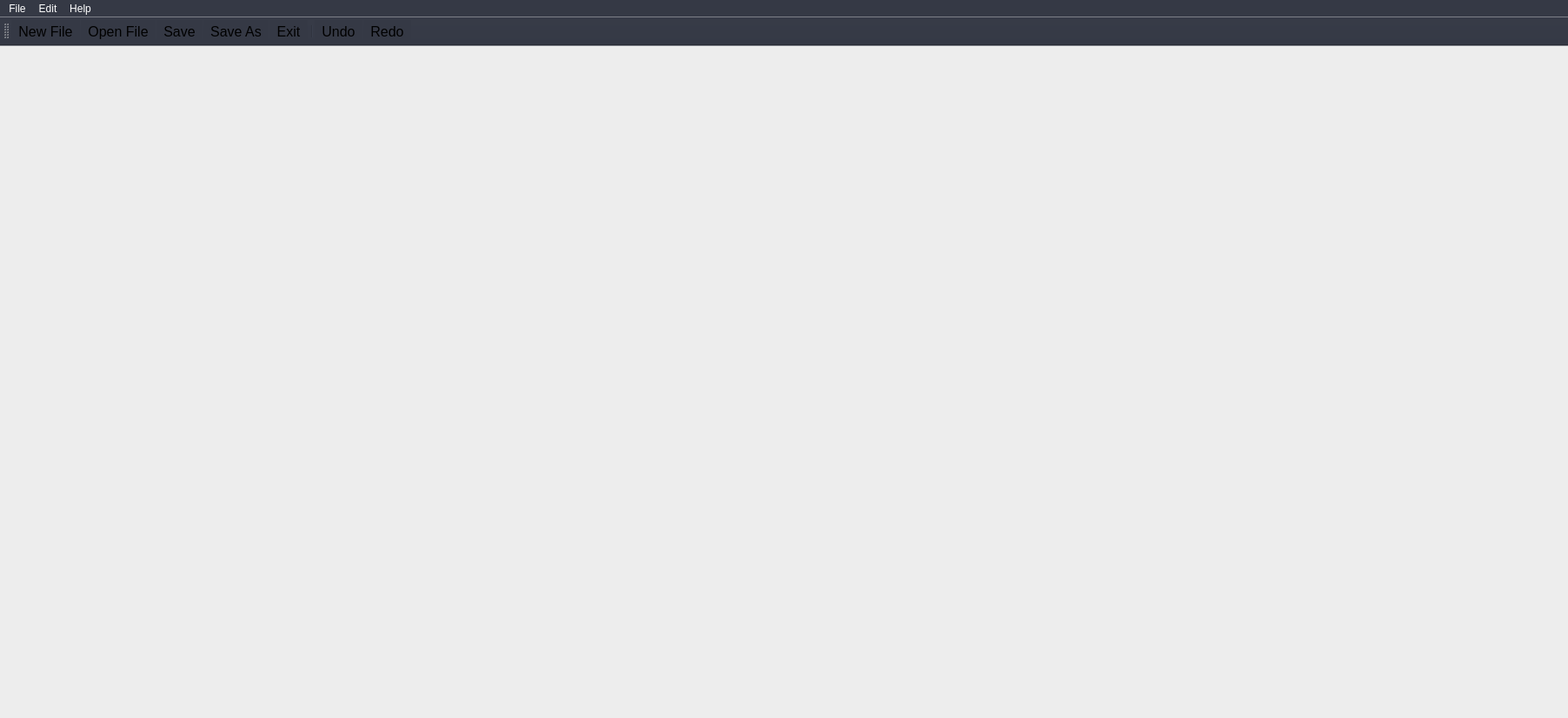
<?xml version="1.0" encoding="UTF-8"?>
<ui version="4.0">
 <class>EditorWindow</class>
 <widget class="QMainWindow" name="EditorWindow">
  <property name="geometry">
   <rect>
    <x>0</x>
    <y>0</y>
    <width>1804</width>
    <height>826</height>
   </rect>
  </property>
  <property name="windowTitle">
   <string>MainWindow</string>
  </property>
  <property name="styleSheet">
   <string notr="true">/*background-color: rgba(233, 233, 233, 135);*/

QMainWindow{
	background-color: rgba(233, 233, 233, 135);
}

QMenuBar {
    background-color: qlineargradient(x1:0, y1:0, x2:0, y2:1,
                                      stop:0 lightgray, stop:1 darkgray);
}

QMenuBar::item {
    background-color: transparent;
    color: rgb(255,255,255);  
}

QMenu::item {
 color: rgb(255,255,255);  
}
/*
QMenuBar::item:selected {    
    background-color: rgb(244,164,96);
}
QMenuBar::item:pressed {
    background: rgb(128,0,0);
}*/

QScrollArea { background: transparent; }

/*Vertical scrollbar*/
QScrollBar:vertical{
	border: none;
	width: 10px;
	height:10px;
	background-color: transparent;
	border-radius: 0px;
}
QScrollBar::handle:vertical{
	background-color: rgb(85, 87, 83);
	width: 14px;
}
QScrollBar::handle:vertical:hover{
	background-color: rgb(85, 87, 83);
}
QScrollBar::handle:vertical:pressed{
	background-color: rgb(136, 138, 133);
}

QScrollBar::up-arrow:vertical,QScrollBar::down-arrow:vertical{
	background: none;
}
QScrollBar::ad-page:vertical,QScrollBar::sub-page:vertical{
	background: none;
}
/*Horizontal scrollbar*/
QScrollBar:horizontal{
	border: none;
	width: 10px;
	height:10px;
	background-color: transparent;
	border-radius: 0px;
}
QScrollBar::handle:horizontal{
	background-color: rgb(85, 87, 83);
	width: 14px;
}
QScrollBar::handle:horizontal:hover{
	background-color: rgb(85, 87, 83);
}
QScrollBar::handle:horizontal:pressed{
	background-color: rgb(136, 138, 133);
}

QScrollBar::up-arrow:horizontal,QScrollBar::down-arrow:horizontal{
	background: none;
}
QScrollBar::ad-page:horizontal,QScrollBar::sub-page:horizontal{
	background: none;
}</string>
  </property>
  <widget class="QWidget" name="centralwidget">
   <layout class="QVBoxLayout" name="verticalLayout">
    <property name="spacing">
     <number>0</number>
    </property>
    <property name="leftMargin">
     <number>0</number>
    </property>
    <property name="topMargin">
     <number>0</number>
    </property>
    <property name="rightMargin">
     <number>0</number>
    </property>
    <property name="bottomMargin">
     <number>0</number>
    </property>
    <item>
     <layout class="QHBoxLayout" name="horizontalLayout_2">
      <property name="spacing">
       <number>10</number>
      </property>
      <property name="sizeConstraint">
       <enum>QLayout::SetDefaultConstraint</enum>
      </property>
      <property name="leftMargin">
       <number>0</number>
      </property>
      <property name="bottomMargin">
       <number>0</number>
      </property>
      <item>
       <layout class="QVBoxLayout" name="verticalLayout_3">
        <property name="spacing">
         <number>0</number>
        </property>
        <property name="leftMargin">
         <number>20</number>
        </property>
        <property name="topMargin">
         <number>20</number>
        </property>
        <property name="rightMargin">
         <number>20</number>
        </property>
        <property name="bottomMargin">
         <number>20</number>
        </property>
        <item>
         <widget class="QScrollArea" name="scrollArea">
          <property name="styleSheet">
           <string notr="true">background-color: transparent;</string>
          </property>
          <property name="widgetResizable">
           <bool>true</bool>
          </property>
          <widget class="QWidget" name="scrollContent">
           <property name="geometry">
            <rect>
             <x>0</x>
             <y>0</y>
             <width>1750</width>
             <height>720</height>
            </rect>
           </property>
           <property name="sizePolicy">
            <sizepolicy hsizetype="Preferred" vsizetype="Preferred">
             <horstretch>0</horstretch>
             <verstretch>0</verstretch>
            </sizepolicy>
           </property>
           <property name="styleSheet">
            <string notr="true"/>
           </property>
           <layout class="QVBoxLayout" name="verticalLayout_2">
            <property name="spacing">
             <number>0</number>
            </property>
            <property name="leftMargin">
             <number>3</number>
            </property>
            <property name="topMargin">
             <number>0</number>
            </property>
            <property name="rightMargin">
             <number>0</number>
            </property>
            <property name="bottomMargin">
             <number>0</number>
            </property>
            <item>
             <widget class="MapGrid" name="MapGridWidget" native="true"/>
            </item>
           </layout>
          </widget>
         </widget>
        </item>
       </layout>
      </item>
      <item>
       <widget class="Tools" name="ToolsWidget" native="true"/>
      </item>
     </layout>
    </item>
   </layout>
  </widget>
  <widget class="QMenuBar" name="menuBar">
   <property name="geometry">
    <rect>
     <x>0</x>
     <y>0</y>
     <width>1804</width>
     <height>22</height>
    </rect>
   </property>
   <property name="sizePolicy">
    <sizepolicy hsizetype="MinimumExpanding" vsizetype="MinimumExpanding">
     <horstretch>0</horstretch>
     <verstretch>0</verstretch>
    </sizepolicy>
   </property>
   <property name="minimumSize">
    <size>
     <width>0</width>
     <height>0</height>
    </size>
   </property>
   <property name="styleSheet">
    <string notr="true">background-color: rgb(53, 57, 69);</string>
   </property>
   <widget class="QMenu" name="menuFile">
    <property name="font">
     <font>
      <pointsize>12</pointsize>
     </font>
    </property>
    <property name="locale">
     <locale language="Spanish" country="Argentina"/>
    </property>
    <property name="title">
     <string>File</string>
    </property>
    <addaction name="actionNew_File"/>
    <addaction name="actionOpen_File"/>
    <addaction name="separator"/>
    <addaction name="actionSave"/>
    <addaction name="actionSave_As"/>
    <addaction name="separator"/>
    <addaction name="actionExit"/>
   </widget>
   <widget class="QMenu" name="menuEdit">
    <property name="font">
     <font>
      <pointsize>12</pointsize>
     </font>
    </property>
    <property name="title">
     <string>Edit</string>
    </property>
    <addaction name="separator"/>
    <addaction name="actionUndo"/>
    <addaction name="actionRedo"/>
   </widget>
   <widget class="QMenu" name="menuHelp">
    <property name="font">
     <font>
      <pointsize>12</pointsize>
     </font>
    </property>
    <property name="title">
     <string>Help</string>
    </property>
    <addaction name="actionAbout"/>
   </widget>
   <addaction name="menuFile"/>
   <addaction name="menuEdit"/>
   <addaction name="menuHelp"/>
  </widget>
  <widget class="QToolBar" name="toolBar">
   <property name="windowTitle">
    <string>toolBar</string>
   </property>
   <property name="autoFillBackground">
    <bool>false</bool>
   </property>
   <property name="styleSheet">
    <string notr="true">background-color: rgb(53, 57, 69);
</string>
   </property>
   <property name="movable">
    <bool>true</bool>
   </property>
   <property name="iconSize">
    <size>
     <width>25</width>
     <height>25</height>
    </size>
   </property>
   <attribute name="toolBarArea">
    <enum>TopToolBarArea</enum>
   </attribute>
   <attribute name="toolBarBreak">
    <bool>false</bool>
   </attribute>
   <addaction name="actionNew_File"/>
   <addaction name="actionOpen_File"/>
   <addaction name="actionSave"/>
   <addaction name="actionSave_As"/>
   <addaction name="actionExit"/>
   <addaction name="separator"/>
   <addaction name="actionUndo"/>
   <addaction name="actionRedo"/>
  </widget>
  <action name="actionOpen_File">
   <property name="icon">
    <iconset resource="../../resources/resources.qrc">
     <normaloff>:/images/images/IMG_OpenFile.png</normaloff>:/images/images/IMG_OpenFile.png</iconset>
   </property>
   <property name="text">
    <string>Open File...</string>
   </property>
   <property name="toolTip">
    <string>&lt;html&gt;&lt;head/&gt;&lt;body&gt;&lt;p&gt;&lt;span style=&quot; font-size:12pt; color:#ffffff;&quot;&gt;Open File&lt;/span&gt;&lt;/p&gt;&lt;/body&gt;&lt;/html&gt;</string>
   </property>
   <property name="font">
    <font>
     <pointsize>12</pointsize>
    </font>
   </property>
   <property name="shortcut">
    <string>Ctrl+O</string>
   </property>
  </action>
  <action name="actionNew_File">
   <property name="icon">
    <iconset resource="../../resources/resources.qrc">
     <normaloff>:/images/images/IMG_NewFile.png</normaloff>:/images/images/IMG_NewFile.png</iconset>
   </property>
   <property name="text">
    <string>New File</string>
   </property>
   <property name="toolTip">
    <string>&lt;html&gt;&lt;head/&gt;&lt;body&gt;&lt;p&gt;&lt;span style=&quot; font-size:12pt; color:#ffffff;&quot;&gt;New File&lt;/span&gt;&lt;/p&gt;&lt;/body&gt;&lt;/html&gt;</string>
   </property>
   <property name="font">
    <font>
     <family>Ubuntu</family>
     <pointsize>12</pointsize>
     <weight>50</weight>
     <bold>false</bold>
    </font>
   </property>
   <property name="shortcut">
    <string>Ctrl+N</string>
   </property>
  </action>
  <action name="actionSave">
   <property name="icon">
    <iconset resource="../../resources/resources.qrc">
     <normaloff>:/images/images/IMG_Save.png</normaloff>:/images/images/IMG_Save.png</iconset>
   </property>
   <property name="text">
    <string>Save</string>
   </property>
   <property name="toolTip">
    <string>&lt;html&gt;&lt;head/&gt;&lt;body&gt;&lt;p&gt;&lt;span style=&quot; font-size:12pt; color:#ffffff;&quot;&gt;Save&lt;/span&gt;&lt;/p&gt;&lt;/body&gt;&lt;/html&gt;</string>
   </property>
   <property name="font">
    <font>
     <pointsize>12</pointsize>
    </font>
   </property>
   <property name="shortcut">
    <string>Ctrl+S</string>
   </property>
  </action>
  <action name="actionSave_As">
   <property name="icon">
    <iconset resource="../../resources/resources.qrc">
     <normaloff>:/images/images/IMG_SaveAs.png</normaloff>:/images/images/IMG_SaveAs.png</iconset>
   </property>
   <property name="text">
    <string>Save As...</string>
   </property>
   <property name="toolTip">
    <string>&lt;html&gt;&lt;head/&gt;&lt;body&gt;&lt;p&gt;&lt;span style=&quot; font-size:12pt; color:#ffffff;&quot;&gt;Save As&lt;/span&gt;&lt;/p&gt;&lt;/body&gt;&lt;/html&gt;</string>
   </property>
   <property name="font">
    <font>
     <pointsize>12</pointsize>
    </font>
   </property>
   <property name="shortcut">
    <string>Ctrl+Shift+S</string>
   </property>
  </action>
  <action name="actionExit">
   <property name="icon">
    <iconset resource="../../resources/resources.qrc">
     <normaloff>:/images/images/IMG_Exit.png</normaloff>:/images/images/IMG_Exit.png</iconset>
   </property>
   <property name="text">
    <string>Exit</string>
   </property>
   <property name="toolTip">
    <string>&lt;html&gt;&lt;head/&gt;&lt;body&gt;&lt;p&gt;&lt;span style=&quot; font-size:12pt; color:#ffffff;&quot;&gt;Exit&lt;/span&gt;&lt;/p&gt;&lt;/body&gt;&lt;/html&gt;</string>
   </property>
   <property name="font">
    <font>
     <pointsize>12</pointsize>
    </font>
   </property>
   <property name="shortcut">
    <string>Ctrl+Q</string>
   </property>
  </action>
  <action name="actionInsertRowsAbove">
   <property name="text">
    <string>Rows above</string>
   </property>
  </action>
  <action name="actionInsertRowsBelow">
   <property name="text">
    <string>Rows below</string>
   </property>
  </action>
  <action name="actionInsertColumnsLeft">
   <property name="text">
    <string>Columns left</string>
   </property>
  </action>
  <action name="actionInsertColumnsRight">
   <property name="text">
    <string>Columns right</string>
   </property>
  </action>
  <action name="actionRemoveRowsAbove">
   <property name="text">
    <string>Rows above</string>
   </property>
  </action>
  <action name="actionRemoveRowsBelow">
   <property name="text">
    <string>Rows below</string>
   </property>
  </action>
  <action name="actionRemoveColumnsLeft">
   <property name="text">
    <string>Columns left</string>
   </property>
  </action>
  <action name="actionRemoveColumnsRight">
   <property name="text">
    <string>Columns right</string>
   </property>
  </action>
  <action name="actionAbout">
   <property name="icon">
    <iconset resource="../../resources/resources.qrc">
     <normaloff>:/images/images/IMG_Help.png</normaloff>:/images/images/IMG_Help.png</iconset>
   </property>
   <property name="text">
    <string>About</string>
   </property>
   <property name="font">
    <font>
     <pointsize>12</pointsize>
    </font>
   </property>
  </action>
  <action name="actionUndo">
   <property name="icon">
    <iconset resource="../../resources/resources.qrc">
     <normaloff>:/images/images/IMG_Undo.png</normaloff>:/images/images/IMG_Undo.png</iconset>
   </property>
   <property name="text">
    <string>Undo</string>
   </property>
   <property name="toolTip">
    <string>&lt;html&gt;&lt;head/&gt;&lt;body&gt;&lt;p&gt;&lt;span style=&quot; font-size:12pt; color:#ffffff;&quot;&gt;Undo&lt;/span&gt;&lt;/p&gt;&lt;/body&gt;&lt;/html&gt;</string>
   </property>
   <property name="font">
    <font>
     <pointsize>12</pointsize>
    </font>
   </property>
   <property name="shortcut">
    <string>Ctrl+Z</string>
   </property>
  </action>
  <action name="actionRedo">
   <property name="icon">
    <iconset resource="../../resources/resources.qrc">
     <normaloff>:/images/images/IMG_Redo.png</normaloff>:/images/images/IMG_Redo.png</iconset>
   </property>
   <property name="text">
    <string>Redo</string>
   </property>
   <property name="toolTip">
    <string>&lt;html&gt;&lt;head/&gt;&lt;body&gt;&lt;p&gt;&lt;span style=&quot; font-size:12pt; color:#ffffff;&quot;&gt;Redo&lt;/span&gt;&lt;/p&gt;&lt;/body&gt;&lt;/html&gt;</string>
   </property>
   <property name="font">
    <font>
     <pointsize>12</pointsize>
    </font>
   </property>
   <property name="shortcut">
    <string>Ctrl+Y</string>
   </property>
  </action>
 </widget>
 <customwidgets>
  <customwidget>
   <class>MapGrid</class>
   <extends>QWidget</extends>
   <header>mapgrid.h</header>
   <container>1</container>
  </customwidget>
  <customwidget>
   <class>Tools</class>
   <extends>QWidget</extends>
   <header>tools.h</header>
   <container>1</container>
  </customwidget>
 </customwidgets>
 <resources>
  <include location="../../resources/resources.qrc"/>
 </resources>
 <connections/>
</ui>
